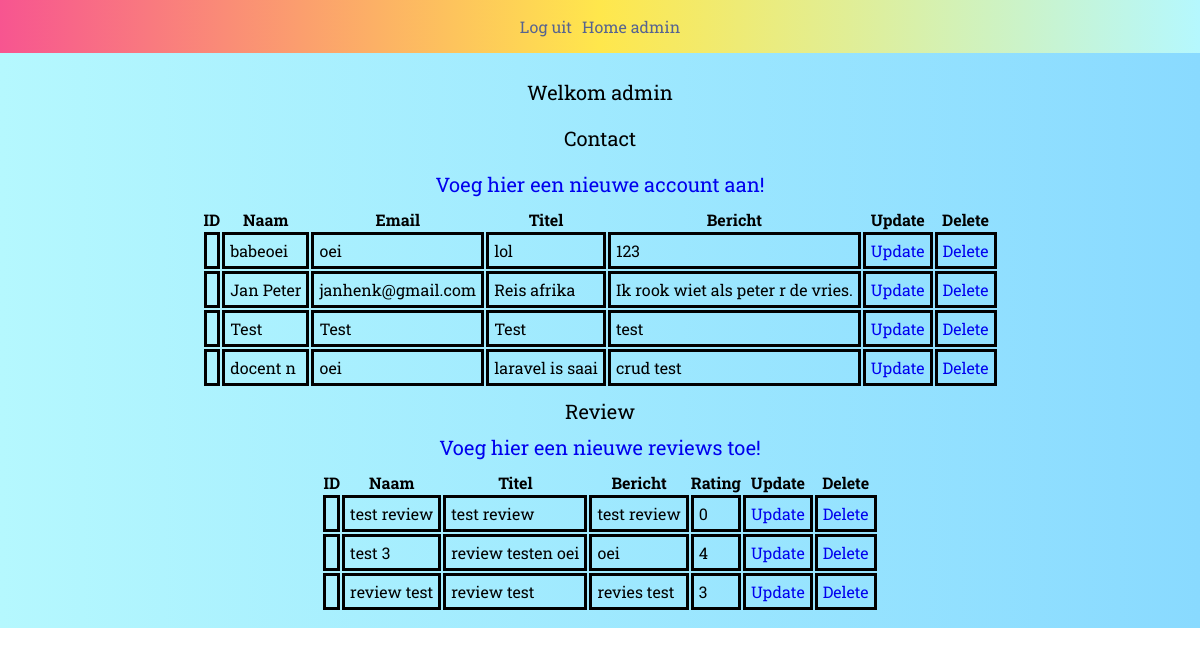
The app's page /admin.php with its own data.
### tables this page shows
CREATE TABLE `contact` (
  `contactID` int(11) NOT NULL,
  `naam` varchar(255) NOT NULL,
  `email` varchar(255) NOT NULL,
  `titel` varchar(255) NOT NULL,
  `bericht` varchar(1000) NOT NULL
);

CREATE TABLE `review` (
  `reviewID` int(11) NOT NULL,
  `naam` varchar(255) NOT NULL,
  `titel` varchar(255) NOT NULL,
  `bericht` varchar(1000) NOT NULL,
  `rating` int(5) NOT NULL
);

### php/read.php (the view, shortened to what this page needs)
<?php
include('./includes/connect.php');
$sql_contact = "SELECT * FROM contact";
$stmt_contact = $connect->prepare($sql_contact);
$stmt_contact->execute();
$result_contact = $stmt_contact->fetchAll();
$sql_review = "SELECT * FROM review";
$stmt_review = $connect->prepare($sql_review);
$stmt_review->execute();
$result_review = $stmt_review->fetchAll();
?>
<!DOCTYPE html>
<html lang="en">
<head>
    <link rel="stylesheet" href="css/styles.css">
</head>
<body>
    <div class="contact_container_read">
        <p>Contact</p>
        <p><a href="http://localhost/CRUD/php/create.php">Voeg hier een nieuwe account aan!</a></p>
        <table class="table_container_read">
            <tr class="table_contact">
                <th>ID</th>
                <th>Naam</th>
                <th>Email</th>
                <th>Titel</th>
                <th>Bericht</th>
                <th>Update</th>
                <th>Delete</th>
            </tr>
            <?php
            foreach ($result_contact as $contact) {
                echo '<tr>';
                echo '<td>' . $contact['ID'] . '</td>';
                echo '<td>' . $contact['naam'] . '</td>';
                echo '<td>' . $contact['email'] . '</td>';
                echo '<td>' . $contact['titel'] . '</td>';
                echo '<td>' . $contact['bericht'] . '</td>';
                echo '<td><a href="php/update.php?ID=' . $contact['ID'] . '">Update</a></td>';
                echo '<td><a href="php/delete.php?ID=' . $contact['ID'] . '">Delete</a></td>';
                echo '</tr>';
            }
            ?>
        </table>
    </div>
    <div class="contact_container_review">
        <p>Review</p>
        <p><a href="http://localhost/CRUD/php/create.php">Voeg hier een nieuwe reviews toe!</a></p>
        <table class="table_container_read">
            <tr class="table_review">
                <th>ID</th>
                <th>Naam</th>
                <th>Titel</th>
                <th>Bericht</th>
                <th>Rating</th>
                <th>Update</th>
                <th>Delete</th>
            </tr>
            <?php
            foreach ($result_review as $review) {
                echo '<tr>';
                echo '<td>' . $review['ID'] . '</td>';
                echo '<td>' . $review['naam'] . '</td>';
                echo '<td>' . $review['titel'] . '</td>';
                echo '<td>' . $review['bericht'] . '</td>';
                echo '<td>' . $review['rating'] . '</td>';
                echo '<td><a href="php/update.php?ID=' . $review['ID'] . '">Update</a></td>';
                echo '<td><a href="php/delete.php?ID=' . $review['ID'] . '">Delete</a></td>';
                echo '</tr>';
            }
            ?>
        </table>
    </div>
</body>
</html>

### admin.php (shortened to what this page needs)
<!DOCTYPE html>
<html lang="en">
<head>
    <link rel="stylesheet" href="css/styles.css">
</head>
<body>
    <div class="navbar_admin">
        <nav>
            <ul>
                <li><a href="index.php">Log uit</a></li>
                <li><a href="admin.php">Home admin</a></li>
            </ul>
        </nav>
    </div>
    <div class="welkom_admin">
        <p>Welkom admin</p>
        <div class="content_contact_admin">
            <?php include('./php/read.php') ?>
        </div>
    </div>
</body>
</html>

### css/styles.css (style rules this page uses)
* { margin: 0; padding: 0; box-sizing: border-box; scroll-behavior: smooth; text-decoration: none; list-style-type: none; font-family: "Roboto Slab", serif; }
.navbar_admin { width: 100%; height: auto; padding: 16px; text-decoration: none; background-image: linear-gradient(to right, #f75590, #ffe74c, #b5f8fe); }
.navbar_admin ul { display: flex; justify-content: center; width: 100; height: auto; }
.navbar_admin li { margin-left: 5px; margin-right: 5px; }
.navbar_admin a { color: #576490; transition: 1s; }
.welkom_admin { width: 100%; height: auto; padding: 16px; display: flex; justify-content: center; flex-direction: column; align-items: center; background-image: linear-gradient(to right, #b5f8fe, #89daff); }
.welkom_admin p { margin: 10px; font-size: 20px; text-align: center; }
.contact_container_read { width: 100%; height: auto; display: flex; justify-content: center; align-items: center; flex-direction: column; flex-wrap: wrap; }
.contact_container_read td { border: 3px solid #000; padding: 5px; }
.table_container_read { width: 100%; height: auto; display: flex; justify-content: center; align-items: center; flex-direction: column; flex-wrap: wrap; }
.table_container_read td { border: 3px solid #000; padding: 5px; }

### records on screen
contact: naam "babeoei", email "oei", titel "lol", bericht "123"
contact: naam "Jan Peter", email "janhenk@gmail.com", titel "Reis afrika", bericht "Ik rook wiet als peter r de vries."
contact: naam "Test", email "Test", titel "Test", bericht "test"
contact: naam "docent n", email "oei", titel "laravel is saai", bericht "crud test"
review: naam "test review", titel "test review", bericht "test review", rating "0"
review: naam "test 3", titel "review testen oei", bericht "oei", rating "4"
review: naam "review test", titel "review test", bericht "revies test", rating "3"
